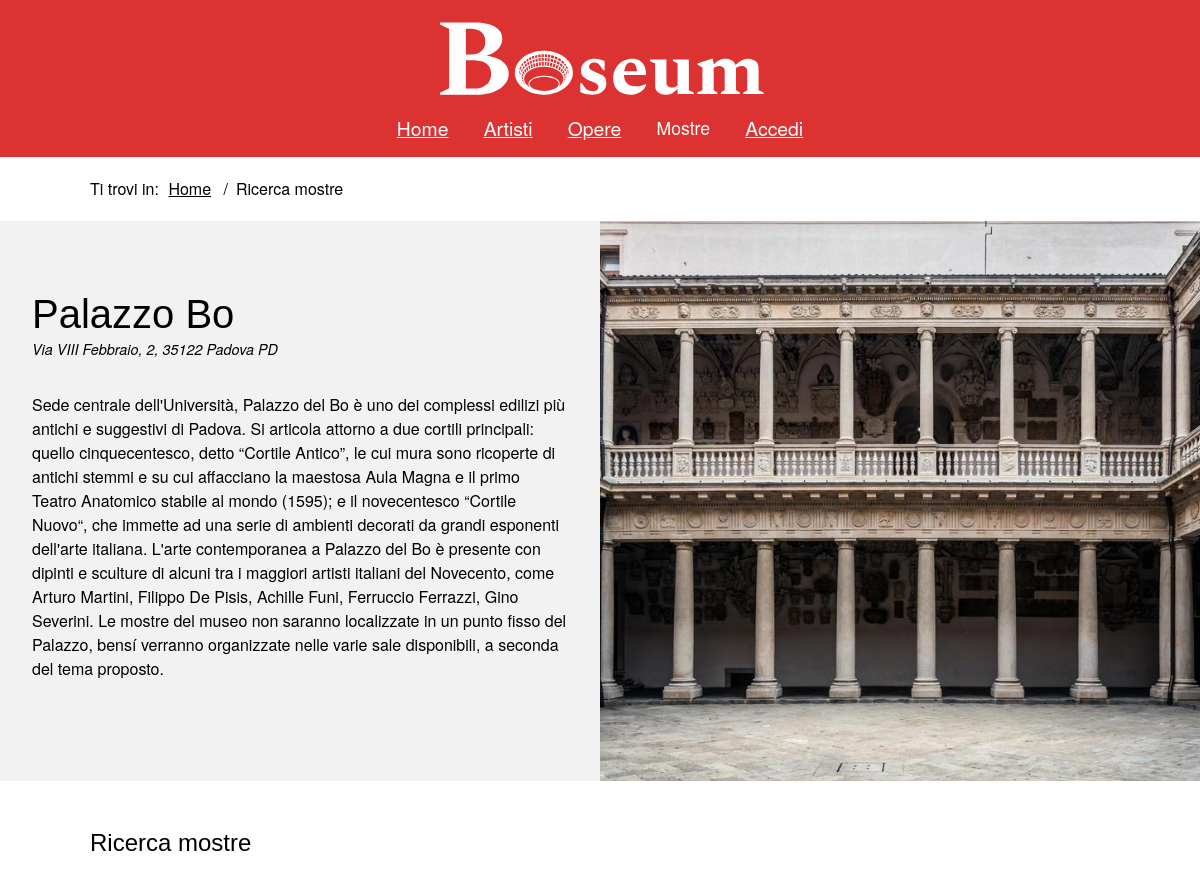
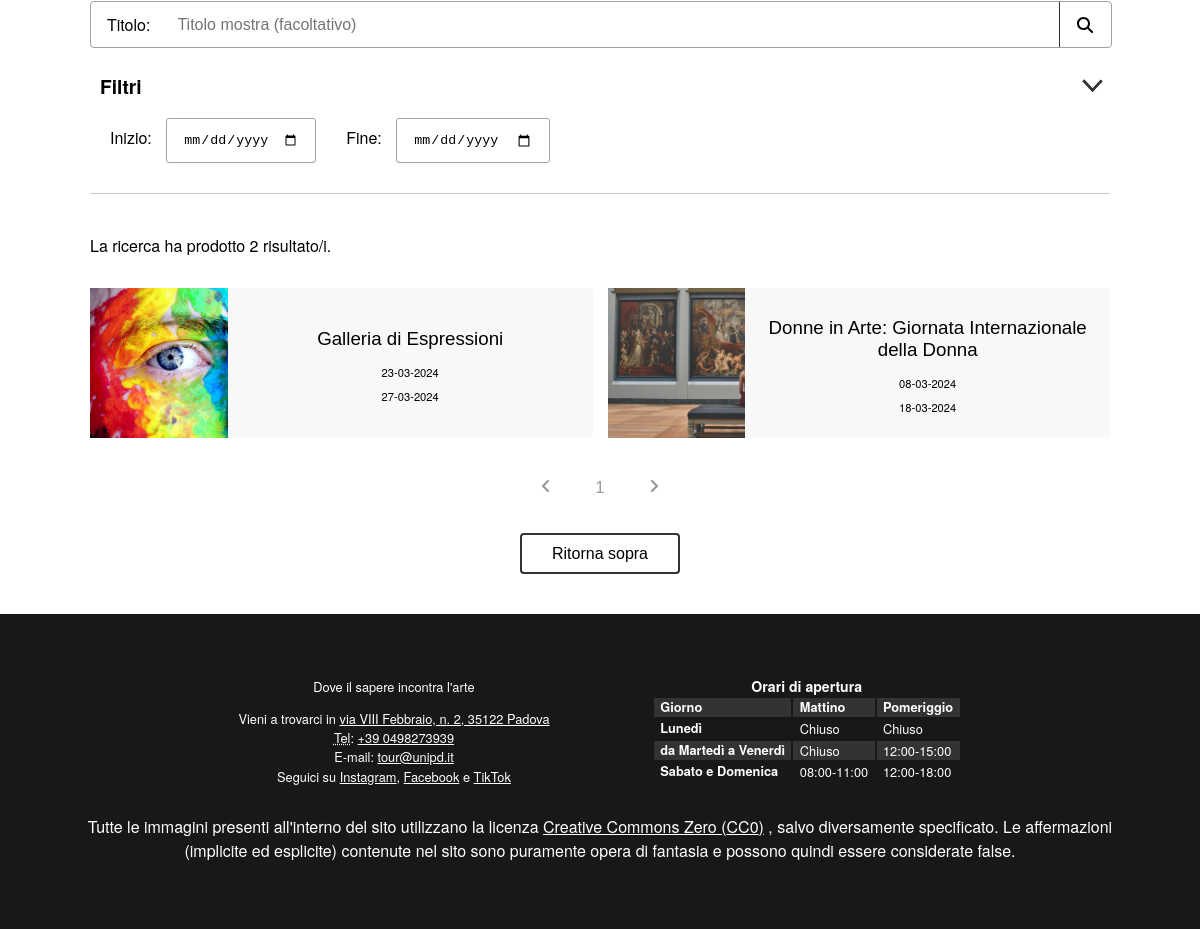
Page /php/mostre.php on the committed database (2 pictures, top to bottom).
### tables this page shows
CREATE TABLE `Artshows` (
  `id` int(11) NOT NULL,
  `title` varchar(100) NOT NULL,
  `description` varchar(1000) NOT NULL,
  `image` varchar(100) NOT NULL,
  `start_date` date NOT NULL,
  `end_date` date NOT NULL
);

### php/DBAccess.php (called while the page is built, shortened)
<?php
class DBAccess
{
    private $connection;
    public function openDBConnection()
    {
        try {
            $this->connection = mysqli_connect(
                self::HOST_DB,
                self::USERNAME,
                self::PASSWORD,
                self::DATABASE_NAME
            );
        } catch (\Exception $e) {
            return false;
        }
        return true;
    }
    public function getArtshowsQuery($text = "", $start_date = "", $end_date = "")
    {
        $start_date_filter = "'$start_date'";
        if ($start_date == "") {
            $start_date_filter = "CURRENT_DATE";
        }
        $end_date_filter = "";
        $time_filter = "AND NOT (" . $end_date_filter . " Artshows.end_date <= $start_date_filter)";
        $query = "SELECT Artshows.*
                FROM Artshows
                WHERE Artshows.title LIKE '%$text%'
                $time_filter
                ";
        $queryResult = mysqli_query($this->connection, $query) or DBAccess::errorDB(true);
        if (mysqli_num_rows($queryResult) != 0) {
            $result = array();
            while ($row = mysqli_fetch_array($queryResult, MYSQLI_ASSOC)) {
                $result[] = $row;
            }
            return $result;
        } else return null;
    }
}

### php/DateManager.php (called while the page is built, shortened)
<?php
class DateManager {
    public static function toDMY($inputDate) {
        $dateTime = DateTime::createFromFormat('Y-m-d', $inputDate);
        return $dateTime->format('d-m-Y');
    }
}
?>

### php/mostre.php (the view, shortened to what this page needs)
<?php
require_once 'DBAccess.php';
require_once 'DateManager.php';
require_once 'utils.php';
$isLoggedIn = isset($_SESSION['logged_id']);
$loginOrProfileTitle = $isLoggedIn ?
    "<a href=\"artista.php?id=" . $_SESSION['logged_id'] . "\"><span lang=\"en\">Account</span></a>"
    : "<a href=\"login.php\">Accedi</a>";
$connection = new DB\DBAccess();
$titleFilter = isset($_GET["title"]) ? $_GET["title"] : "";
$startDateFilter = isset($_GET["start_date"]) ? $_GET["start_date"] : "";
$endDateFilter = isset($_GET["end_date"]) ? $_GET["end_date"] : "";
$artshows = $connection->getArtshowsQuery($titleFilter, $startDateFilter, $endDateFilter);
$artshowsContainer = "";
if ($artshows && sizeof($artshows) > 0) {
    $artshowsContainer = '<div class="artshow_results_section" id="paginated_section">';
    foreach ($artshows as $artshow) {
        $start_date_reverse = $artshow['start_date'];
        $end_date_reverse = $artshow['end_date'];
        $start_date = DateManager::toDMY($start_date_reverse);
        $end_date = DateManager::toDMY($end_date_reverse);
        $artshowsContainer .= "
            <div class=\"gallery_item\">
                <a
                href=\"mostra.php?id=" . $artshow['id'] . "\">
                <div class=\"artshow_gallery_item\">
                    <div class=\"artshow_gallery_item_image\">
                        <img
                            src=\"" . $artshow['image'] . "\"
                            alt=\"" . $artshow['title'] . "\" />
                    </div>
                    <div class=\"artshow_gallery_item_info\">
                        <div class=\"artshow_gallery_item_title\">
                            <h3>
                                " . $artshow['title'] . "
                            </h3>
                        </div>
                        <div class=\"artshow_gallery_item_dates\">
                            <p>
                                <time datetime=\"" . $artshow['start_date'] . "\">
                                    " . $start_date . "
                                </time>
                            </p>
                            <p>
                                <time datetime=\"" . $artshow['start_date'] . "\">
                                    " . $end_date . "
                                </time>
                            </p>
                        </div>
                    </div>
                </div>
            </a>
            </div>";
    }
    $artshowsContainer .= '</div>' . addPaginator();
}
$mostre = file_get_contents("../templates/mostre.html");
$mostre = str_replace("{{login_or_profile_title}}", $loginOrProfileTitle, $mostre);
$mostre = str_replace("{{title}}", $titleFilter, $mostre);
$mostre = str_replace("{{start_date}}", $startDateFilter, $mostre);
$mostre = str_replace("{{end_date}}", $endDateFilter, $mostre);
$mostre = str_replace("{{count}}", $artshows ? sizeof($artshows) : 0, $mostre);
$mostre = str_replace("{{artshow_items}}", $artshowsContainer, $mostre);
echo ($mostre);

### assets/CSS/mini.css (style rules this page uses)
header { display: flex; align-items: center; justify-content: space-between; }
header h1 { background-image: url("../images/logomini.png"); font-size: 3em; }
#menu { width: max-content; color: white; transition: transform 0.5s ease; z-index: 3; }
#menu nav { position: fixed; right: 0; top: 0; width: 100%; padding: 5em 0 3em 0; background: var(--headerBgColor); transform: translateY(-100%); transition: transform 0.5s ease; }
#menu nav ul { flex-direction: column; align-items: center; margin: auto; }
#menu nav ul li { padding-bottom: 15px; }
#menu nav a { visibility: hidden; }
footer { flex-wrap: wrap-reverse; }
footer div { padding: 2em 1em; }
.gallery_item { margin-top: 2em; max-width: unset; }
.artshow_results_section { grid-template-columns: 1fr; }
#artshow_layout { flex-direction: column; }
.artshow_mainimage { width: 100%; object-fit: cover; }
.select_filter_list { flex-direction: column; }
.select_filter_container { display: flex; align-items: center; justify-content: space-between; width: 100%; margin: 10px 0; }
.select_filter_container label { margin: 0; }

### assets/CSS/print.css (style rules this page uses)
html { padding: 0.5cm; }
h3, h4, h5, h6 { font-size: 1.5em; }
#menu { display: none; }
.breadcrumb, .breadcrumb li { display: inline; list-style: none; }
.breadcrumb li:after { content: "/"; padding: 1em; }
footer { margin-top: 2cm; }
#infofoot { border: 1px solid black; border-radius: 10px; text-align: center; font-size: 0.8em; }
#listinfofoot { list-style: none; }
#orariofoot { display: none; }
.artshow_gallery_item { width: 100%; padding: 0.2cm; border: 0.5px solid grey; display: flex; flex-direction: row; }
.artshow_gallery_item_info { margin-left: 0.5cm; }
.artshow_gallery_item_image img { width: auto; height: 4cm; }
.gallery_item { padding: 0.5cm 0 0.5cm; display: flex; flex-direction: row; }
.artshow_mainimage { display: none; }
#content #artshow_layout .artshow_mainimage { display: block; height: 5cm; width: auto; }
#content #artshow_layout .print_hidden { display: none; }

### rows in the picture
artshows: image (picture), title "Galleria di Espressioni", start_date "23-03-2024", end_date "27-03-2024"
artshows: image (picture), title "Donne in Arte: Giornata Internazionale della Donna", start_date "08-03-2024", end_date "18-03-2024"
